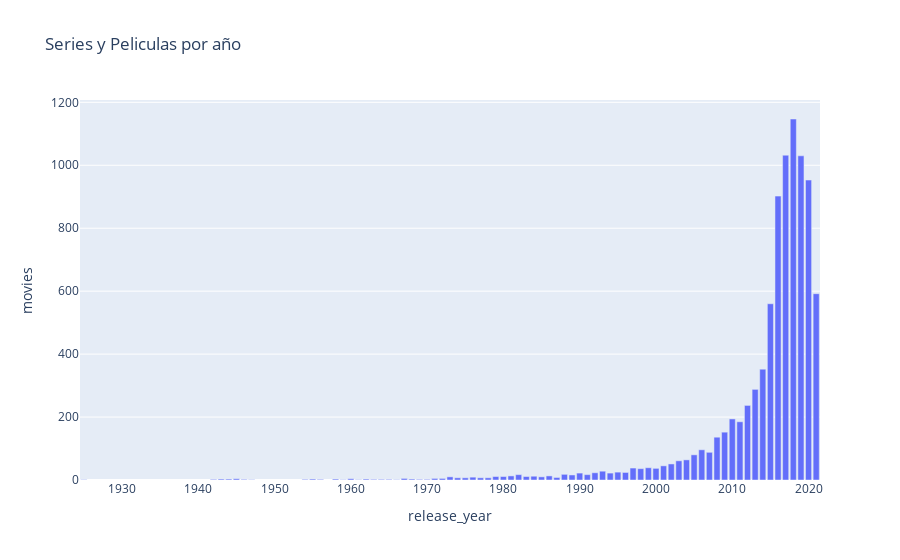

Notebook code for this chart:
### Markdown cell above
## Grafico de barras

### Code cell
# Grafico de peliculas y series por año
fig = px.bar(df_movies_year, x='release_year', y='movies', title='Series y Peliculas por año')
fig.show()

### Figure 1 — Plotly figure (JSON) as saved in the notebook; plotly's stock layout.template omitted (floating-point values rounded to 4 significant figures)
{"data": [{"alignmentgroup": "True", "hovertemplate": "release_year=%{x}<br>movies=%{y}<extra></extra>", "legendgroup": "", "marker": {"color": "#636efa", "pattern": {"shape": ""}}, "name": "", "offsetgroup": "", "orientation": "v", "showlegend": false, "textposition": "auto", "type": "bar", "x": [1925, 1942, 1943, 1944, 1945, 1946, 1947, 1954, 1955, 1956, 1958, 1959, 1960, 1961, 1962, 1963, 1964, 1965, 1966, 1967, 1968, 1969, 1970, 1971, 1972, 1973, 1974, 1975, 1976, 1977, 1978, 1979, 1980, 1981, 1982, 1983, 1984, 1985, 1986, 1987, 1988, 1989, 1990, 1991, 1992, 1993, 1994, 1995, 1996, 1997, 1998, 1999, 2000, 2001, 2002, 2003, 2004, 2005, 2006, 2007, 2008, 2009, 2010, 2011, 2012, 2013, 2014, 2015, 2016, 2017, 2018, 2019, 2020, 2021], "xaxis": "x", "y": [1, 2, 3, 3, 4, 2, 1, 2, 3, 2, 3, 1, 4, 1, 3, 2, 2, 2, 1, 5, 3, 2, 2, 5, 5, 10, 7, 7, 9, 7, 7, 11, 11, 13, 17, 11, 12, 10, 13, 8, 18, 16, 22, 17, 23, 28, 22, 25, 24, 38, 36, 39, 37, 45, 51, 61, 64, 80, 96, 88, 136, 152, 194, 185, 237, 288, 352, 560, 902, 1032, 1147, 1030, 953, 592], "yaxis": "y"}], "layout": {"barmode": "relative", "legend": {"tracegroupgap": 0}, "title": {"text": "Series y Peliculas por año"}, "xaxis": {"anchor": "y", "domain": [0, 1], "title": {"text": "release_year"}}, "yaxis": {"anchor": "x", "domain": [0, 1], "title": {"text": "movies"}}}}
